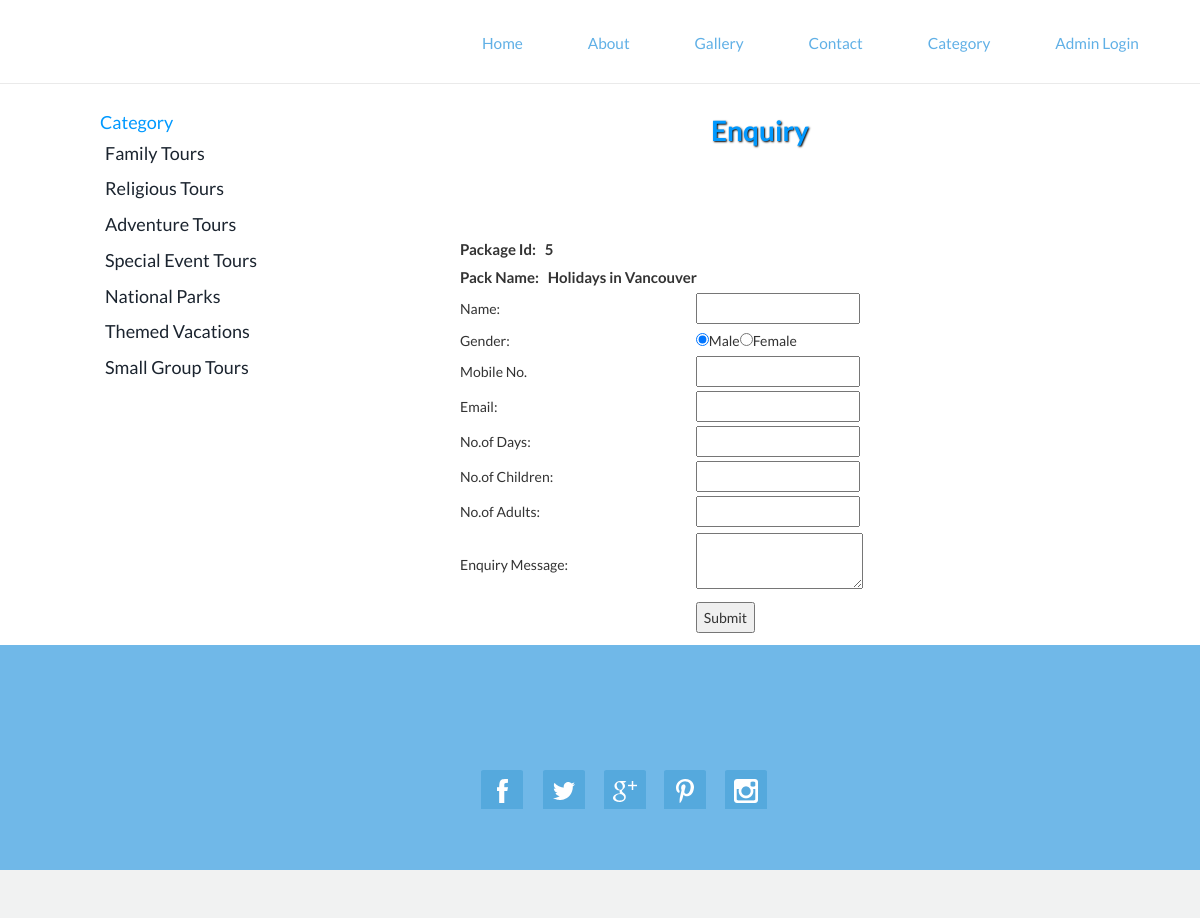
/enquiry.php?pid=5, run on the app's committed database.
### tables this page shows
CREATE TABLE `category` (
  `Cat_id` int(100) NOT NULL,
  `Cat_name` varchar(2000) NOT NULL
);

CREATE TABLE `package` (
  `Packid` int(200) NOT NULL,
  `Packname` varchar(1000) NOT NULL,
  `Category` int(200) NOT NULL,
  `Subcategory` int(200) NOT NULL,
  `Packprice` int(200) NOT NULL,
  `Pic1` varchar(8000) NOT NULL,
  `Pic2` varchar(8000) NOT NULL,
  `Pic3` varchar(8000) NOT NULL,
  `Detail` varchar(8000) NOT NULL
);

### enquiry.php (the view, shortened to what this page needs)
<!DOCTYPE html>
<html>
<head>
<link href="stylecss.css" rel='stylesheet' type='text/css'/>
<link href="css/bootstrap.css" rel='stylesheet' type='text/css'/>
<link href="css/style.css" rel="stylesheet" type="text/css" media="all"/>
<body>
<?php include('function.php'); ?>
<?php include('top.php'); ?>
<br>
<br>
<br>
<div style="height:50px"></div>
<div style="width:1000px; margin:auto"  >
<div style="width:200px; font-size:18px; color:#09F; float:left">
<table cellpadding="0" cellspacing="0" width="1000px">
<tr><td style="font-size:18px" color="#09F">Category</td></tr>
<?php
$s="select * from category";
$result=mysqli_query($cn,$s);
while($data=mysqli_fetch_array($result))
{
		echo "<tr><td style=' padding:5px;'><a href='subcat.php?catid=$data[0]'>$data[1]</a></td></tr>";
}
?>
</table>
</div>
<div style="width:800px; float:left">
<table cellpadding="0px" cellspacing="0" width="1000px">
<tr><td class="headingText">Enquiry</td></tr>
<tr><td class="paraText" width="900px">
<table cellpadding="0" cellspacing="0" width="900px">
<td>
<table border="0"; width="600px" height="400px" align="center" >
<?php
$s="select * from package,category,subcategory where package.category=category.cat_id and package.subcategory=subcategory.subcatid and package.packid='" . $_GET["pid"] ."'";
$result=mysqli_query($cn,$s);
$data=mysqli_fetch_array($result);
?>
<form method="post" enctype="multipart/form-data">
<tr><td colspan="3" class="middletext">Package Id:&nbsp;&nbsp;&nbsp;<?php echo $data[0];?></td></tr>
<tr><td colspan="3" class="middletext">Pack Name:&nbsp;&nbsp;&nbsp;<?php echo $data[1];?></td></tr>
<tr><td class="lefttxt">Name:</td><td><input type="text" name="t1" required pattern="[a-zA-z1 _]{3,50}" title"Please Enter Only Characters and numbers between 1 to 50 for Name"/></td></tr><br/>
<tr><td class="lefttxt">Gender:</td><td><input type="radio" name="r1" value="Male" checked="checked" />Male<input type="radio" name="r1"  value="Female"/>Female</td></tr><br/>
<tr><td class="lefttxt">Mobile No.</td><td><input type="text" name="t2" required pattern="[0-9]{10,12}" title"Please Enter Only numbers between 10 to 12 for Mobile No"/></td></tr><br/>
<tr><td class="lefttxt">Email:</td><td><input type="email" name="t3" required /></td><td><br/>
<tr><td class="lefttxt">No.of Days:</td><td><input type="number" name="t4" required pattern="[1 _]{1,20}" title"Please Enter Only numbers between 1 to 20 for No. oF Days"/></td><td><br/>
<tr><td class="lefttxt">No.of Children:</td><td><input type="number" name="t5" required pattern="[1 _]{1,10}" title"Please Enter Only numbers between 1 to 10 for Children"/></td><td><br/>
<tr><td class="lefttxt">No.of Adults:</td><td><input type="number" name="t6" required pattern="[1 _]{1,20}" title"Please Enter Only numbers between 1 to 20 for No.Of Adults"/></td><td><br/>
<tr><td class="lefttxt">Enquiry Message:</td><td><textarea name="t7" required="required"/></textarea></td><td><br/>
<tr><td>&nbsp;</td><td ><input type="submit" value="Submit" name="sbmt" /></td></tr>
</form></td></tr>
</table>
</div>
</div>
<?php include('bottom.php'); ?>
</body>
</html>

### stylecss.css (style rules this page uses)
.headingText { font-size:38px; color:#09F; margin:5px; font-weight:bold; text-shadow:1px 1px 2px black;; text-align:center; }
.paraText { line-height:25px; padding:10px; text-align:justify; }
.middletext { font-size:15px; color:#333; font-weight:bold; }

### css/style.css (style rules this page uses)
.headingText { font-size:28px; color:#09F; margin:5px; font-weight:bold; text-shadow:1px 1px 2px black;; text-align:center; }
.paraText { line-height:25px; padding:10px; text-align:justify; }
body { margin:0; padding:0; font-family: 'Lato', sans-serif; -webkit-appearance:none; }
body a { transition:0.5s all; -webkit-transition:0.5s all; -moz-transition:0.5s all; -o-transition:0.5s all; -ms-transition:0.5s all; }

### data on the page
category: Cat_name "Family Tours"
category: Cat_name "Religious Tours"
category: Cat_name "Adventure Tours"
category: Cat_name "Special Event Tours"
category: Cat_name "National Parks"
category: Cat_name "Themed Vacations"
category: Cat_name "Small Group Tours"
package: Packid "5", Packname "Holidays in Vancouver"
